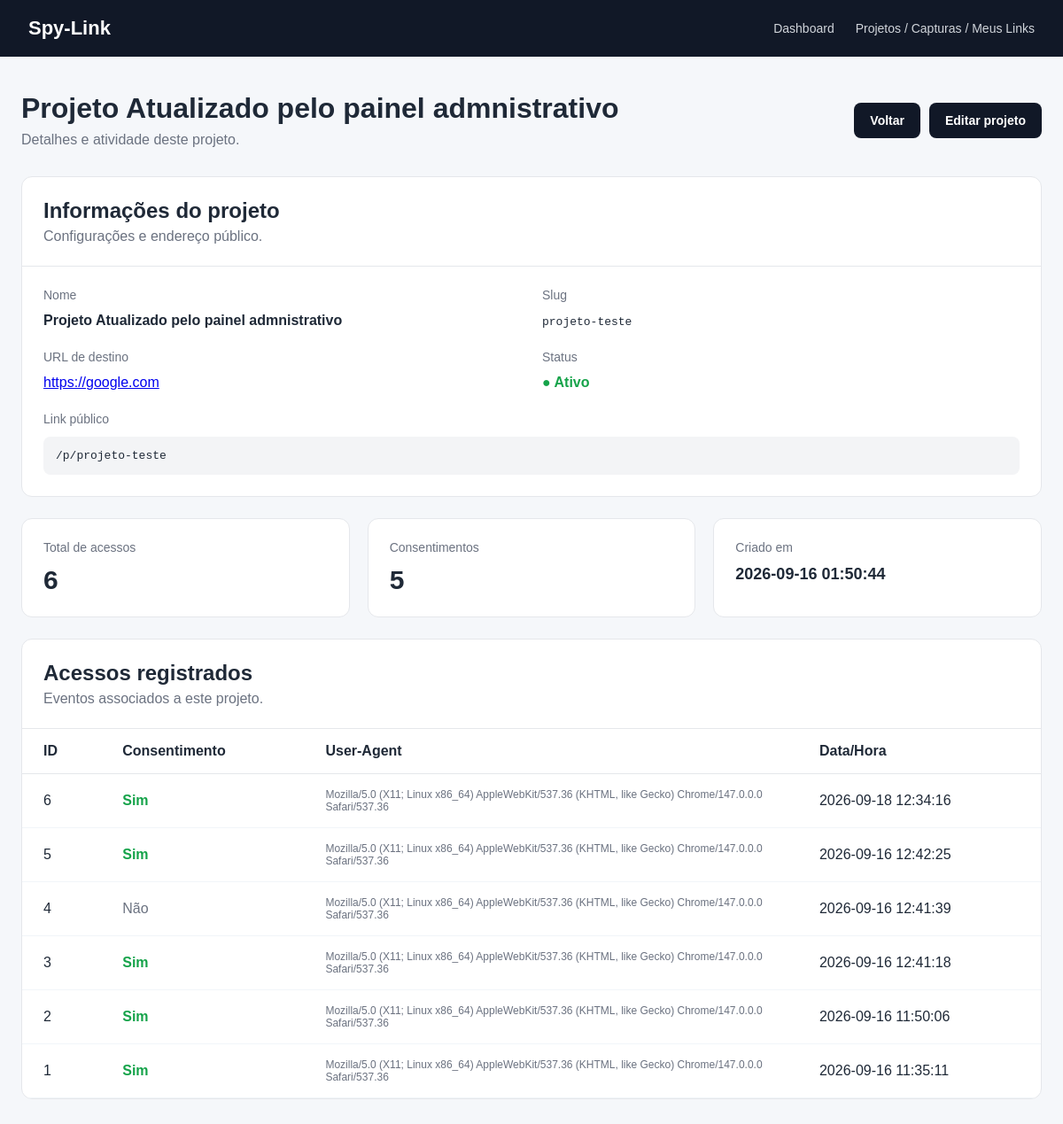
The app's page /projects/2 with its own data.
### tables this page shows
CREATE TABLE projects (
            id INTEGER PRIMARY KEY AUTOINCREMENT,

            name TEXT NOT NULL,

            slug TEXT NOT NULL UNIQUE,

            destination_url TEXT NOT NULL,

            description TEXT,

            location_enabled INTEGER NOT NULL DEFAULT 1,

            active INTEGER NOT NULL DEFAULT 1,

            created_at TEXT NOT NULL DEFAULT CURRENT_TIMESTAMP
        );

CREATE TABLE access_logs (
            id INTEGER PRIMARY KEY AUTOINCREMENT,

            project_id INTEGER NOT NULL,

            consent_given INTEGER NOT NULL DEFAULT 0,

            user_agent TEXT,

            created_at TEXT NOT NULL DEFAULT CURRENT_TIMESTAMP, latitude REAL, longitude REAL, accuracy REAL, location_status TEXT NOT NULL DEFAULT 'not_requested', location_error TEXT,

            FOREIGN KEY (project_id) REFERENCES projects(id)
        );

### main.py (the view)
@app.get("/projects/{project_id}", response_class=HTMLResponse)
def project_detail(project_id: int, request: Request):
    connection = get_connection()
    project = connection.execute(
        """
        SELECT *
        FROM projects
        WHERE id = ?
        """,
        (project_id,)
    ).fetchone()
    if project is None:
        connection.close()
        return HTMLResponse(
            content="Projeto não encontrado",
            status_code=404
        )
    total_accesses = connection.execute(
        """
        SELECT COUNT(*)
        FROM access_logs
        WHERE project_id = ?
        """,
        (project_id,)
    ).fetchone()[0]
    total_consents = connection.execute(
        """
        SELECT COUNT(*)
        FROM access_logs
        WHERE project_id = ?
        AND consent_given = 1
        """,
        (project_id,)
    ).fetchone()[0]
    total_locations = connection.execute(
        """
        SELECT COUNT(*)
        FROM access_logs
        WHERE project_id = ?
        AND location_status = 'success'
        """,
        (project_id,)
    ).fetchone()[0]
    access_logs = connection.execute(
        """
        SELECT *
        FROM access_logs
        WHERE project_id = ?
        ORDER BY created_at DESC
        """,
        (project_id,)
    ).fetchall()
    connection.close()
    public_url = f"/p/{project['slug']}"
    return templates.TemplateResponse(
        request=request,
        name="project_detail.html",
        context={
            "request": request,
            "project": project,
            "total_accesses": total_accesses,
            "total_consents": total_consents,
            "total_locations": total_locations,
            "access_logs": access_logs,
            "public_url": public_url
        }
    )

### templates/project_detail.html (shortened to what this page needs)
<!DOCTYPE html>
<html lang="pt-BR">
<head>
    <link rel="stylesheet" href="/static/style.css">
</head>
<body>
    <header class="topbar">
        <div class="logo">Spy-Link</div>
        <nav>
            <a href="/">Dashboard</a>
            <a href="/projects">Projetos / Capturas / Meus Links</a>
        </nav>
    </header>
    <main class="container">
        <section class="welcome">
            <div>
                <h1>{{ project["name"] }}</h1>
                <p>Detalhes e atividade deste projeto.</p>
            </div>
            <div style="display:flex; gap:10px;">
                <a href="/projects" class="button">
                    Voltar
                </a>
                <a
                    href="/projects/{{ project['id'] }}/edit"
                    class="button"
                >
                    Editar projeto
                </a>
            </div>
        </section>
        <section class="panel" style="margin-bottom:24px;">
            <div class="panel-header">
                <h2>Informações do projeto</h2>
                <p>Configurações e endereço público.</p>
            </div>
            <div style="padding:24px;">
                <div style="display:grid; grid-template-columns:repeat(2, 1fr); gap:24px;">
                    <div>
                        <span class="card-label">Nome</span>
                        <strong>{{ project["name"] }}</strong>
                    </div>
                    <div>
                        <span class="card-label">Slug</span>
                        <code>{{ project["slug"] }}</code>
                    </div>
                    <div>
                        <span class="card-label">URL de destino</span>
                        <a
                            href="{{ project['destination_url'] }}"
                            target="_blank"
                        >
                            {{ project["destination_url"] }}
                        </a>
                    </div>
                    <div>
                        <span class="card-label">Status</span>
                        {% if project["active"] %}
                            <span style="color:#16a34a; font-weight:bold;">
                                ● Ativo
                            </span>
                        {% else %}
                            <span style="color:#dc2626; font-weight:bold;">
                                ● Inativo
                            </span>
                        {% endif %}
                    </div>
                </div>
                <div style="margin-top:24px;">
                    <span class="card-label">Link público</span>
                    <div style="
                        background:#f3f4f6;
                        padding:14px;
                        border-radius:8px;
                        font-family:monospace;
                        word-break:break-all;
                    ">
                        {{ public_url }}
                    </div>
                </div>
            </div>
        </section>
        <section class="stats">
            <div class="card">
                <span class="card-label">Total de acessos</span>
                <strong>{{ total_accesses }}</strong>
            </div>
            <div class="card">
                <span class="card-label">Consentimentos</span>
                <strong>{{ total_consents }}</strong>
            </div>
            <div class="card">
                <span class="card-label">Criado em</span>
                <strong style="font-size:18px;">
                    {{ project["created_at"] }}
                </strong>
            </div>
        </section>
        <section class="panel">
            <div class="panel-header">
                <h2>Acessos registrados</h2>
                <p>Eventos associados a este projeto.</p>
            </div>
            {% if access_logs %}
            <div style="overflow-x:auto;">
                <table style="width:100%; border-collapse:collapse;">
                    <thead>
                        <tr style="text-align:left; border-bottom:1px solid #e5e7eb;">
                            <th style="padding:16px 24px;">ID</th>
                            <th style="padding:16px 24px;">Consentimento</th>
                            <th style="padding:16px 24px;">User-Agent</th>
                            <th style="padding:16px 24px;">Data/Hora</th>
                        </tr>
                    </thead>
                    <tbody>
                        {% for log in access_logs %}
                        <tr style="border-bottom:1px solid #f1f5f9;">
                            <td style="padding:16px 24px;">
                                {{ log["id"] }}
                            </td>
                            <td style="padding:16px 24px;">
                                {% if log["consent_given"] %}
                                    <span style="color:#16a34a; font-weight:bold;">
                                        Sim
                                    </span>
                                {% else %}
                                    <span style="color:#6b7280;">
                                        Não
                                    </span>
                                {% endif %}
                            </td>
                            <td style="
                                padding:16px 24px;
                                max-width:400px;
                                word-break:break-word;
                                font-size:12px;
                                color:#6b7280;
                            ">
                                {{ log["user_agent"] or "Não informado" }}
                            </td>
                            <td style="padding:16px 24px;">
                                {{ log["created_at"] }}
                            </td>
                        </tr>
                        {% endfor %}
                    </tbody>
                </table>
            </div>
            {% endif %}
        </section>
    </main>
</body>
</html>

### static/style.css (style rules this page uses)
* { box-sizing: border-box; }
body { margin: 0; font-family: Arial, Helvetica, sans-serif; background: #f5f7fa; color: #1f2937; }
.topbar { height: 64px; background: #111827; color: white; display: flex; align-items: center; justify-content: space-between; padding: 0 32px; }
.logo { font-size: 22px; font-weight: bold; }
nav { display: flex; gap: 24px; }
nav a { color: #d1d5db; text-decoration: none; font-size: 14px; }
.container { max-width: 1200px; margin: 0 auto; padding: 40px 24px; }
.welcome { display: flex; justify-content: space-between; align-items: center; margin-bottom: 32px; }
h1 { margin: 0 0 8px; font-size: 32px; }
.welcome p { margin: 0; color: #6b7280; }
.button { background: #111827; color: white; padding: 12px 18px; border-radius: 8px; text-decoration: none; font-size: 14px; font-weight: bold; }
.stats { display: grid; grid-template-columns: repeat(3, 1fr); gap: 20px; margin-bottom: 24px; }
.card { background: white; border: 1px solid #e5e7eb; border-radius: 12px; padding: 24px; }
.card-label { display: block; color: #6b7280; font-size: 14px; margin-bottom: 12px; }
.card strong { font-size: 30px; }
.panel { background: white; border: 1px solid #e5e7eb; border-radius: 12px; overflow: hidden; }
.panel-header { padding: 24px; border-bottom: 1px solid #e5e7eb; }
.panel-header h2 { margin: 0 0 6px; }
.panel-header p { margin: 0; color: #6b7280; }

### records on screen
projects: name "Projeto Atualizado pelo painel admnistrativo", slug "projeto-teste", destination_url "https://google.com", created_at "2026-09-16 01:50:44"
access_logs: id "6", consent_given "Sim", user_agent "Mozilla/5.0 (X11; Linux x86_64) AppleWebKit/537.36 (KHTML, like Gecko) Chrome/147.0.0.0 Safari/537.36", created_at "2026-09-18 12:34:16"
access_logs: id "5", consent_given "Sim", user_agent "Mozilla/5.0 (X11; Linux x86_64) AppleWebKit/537.36 (KHTML, like Gecko) Chrome/147.0.0.0 Safari/537.36", created_at "2026-09-16 12:42:25"
access_logs: id "4", consent_given "Não", user_agent "Mozilla/5.0 (X11; Linux x86_64) AppleWebKit/537.36 (KHTML, like Gecko) Chrome/147.0.0.0 Safari/537.36", created_at "2026-09-16 12:41:39"
access_logs: id "3", consent_given "Sim", user_agent "Mozilla/5.0 (X11; Linux x86_64) AppleWebKit/537.36 (KHTML, like Gecko) Chrome/147.0.0.0 Safari/537.36", created_at "2026-09-16 12:41:18"
access_logs: id "2", consent_given "Sim", user_agent "Mozilla/5.0 (X11; Linux x86_64) AppleWebKit/537.36 (KHTML, like Gecko) Chrome/147.0.0.0 Safari/537.36", created_at "2026-09-16 11:50:06"
access_logs: id "1", consent_given "Sim", user_agent "Mozilla/5.0 (X11; Linux x86_64) AppleWebKit/537.36 (KHTML, like Gecko) Chrome/147.0.0.0 Safari/537.36", created_at "2026-09-16 11:35:11"

### other values on screen
{{ public_url }} "/p/projeto-teste"
{{ total_accesses }} "6"
{{ total_consents }} "5"
